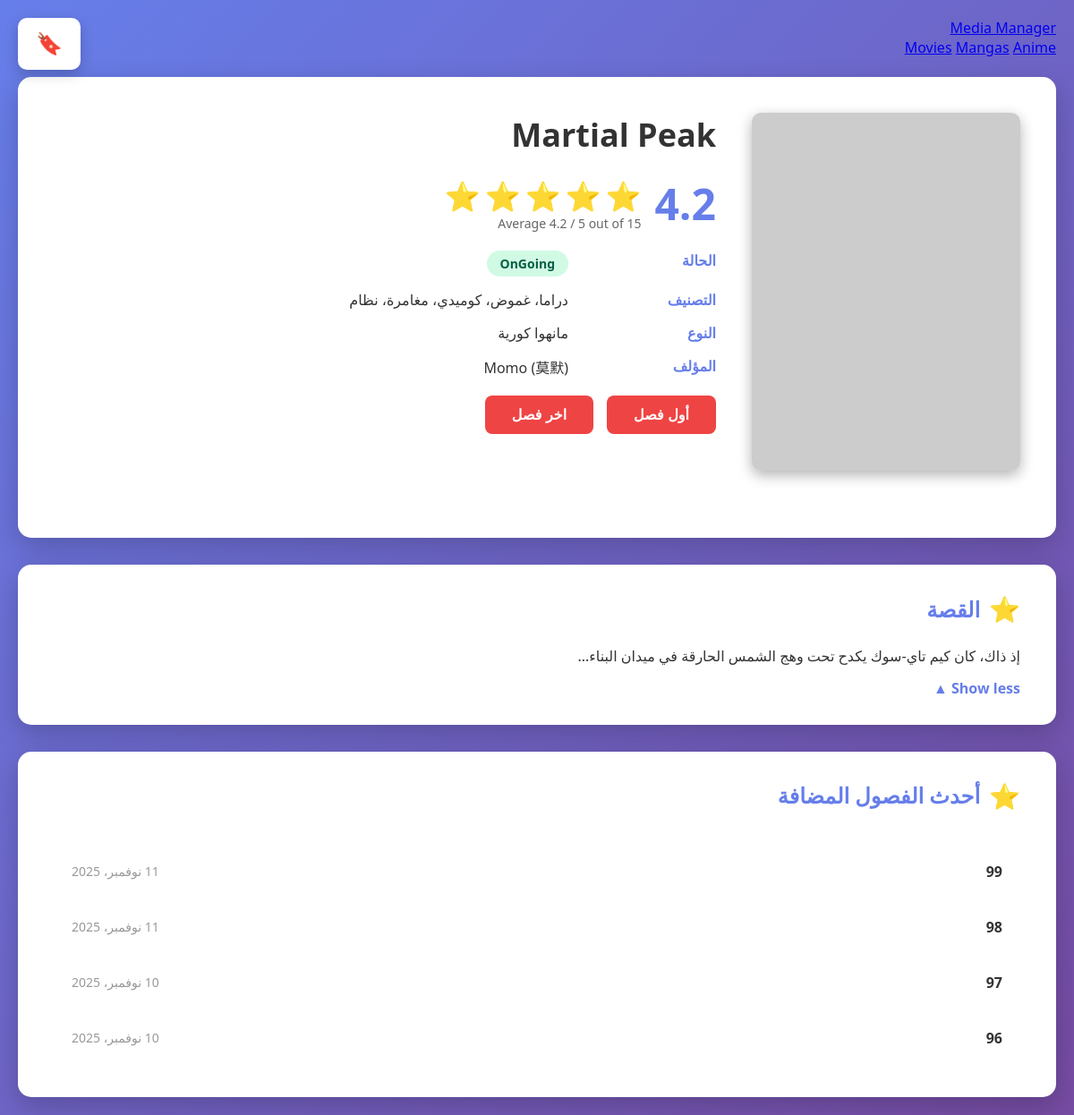
The page /mangas/detail/1 on the database its author committed.
### app/models.py (models this page shows, shortened)
class Manga(db.Model):
    __tablename__ = 'mangas'
    id = db.Column(db.Integer, primary_key=True)
    title = db.Column(db.String(200), nullable=False)
    year = db.Column(db.Integer, nullable=True)
    author = db.Column(db.String(100), nullable=True)
    volumes = db.Column(db.Integer, nullable=True)
    status = db.Column(db.String(50), nullable=True)

### app/blueprints/mangas.py (the view)
@mangas_bp.route('/detail/<int:id>')
def manga_detail(id):
    manga = Manga.query.get_or_404(id)
    chapters = [
        {'id': 99, 'title': '99', 'date': '11 نوفمبر، 2025'},
        {'id': 98, 'title': '98', 'date': '11 نوفمبر، 2025'},
        {'id': 97, 'title': '97', 'date': '10 نوفمبر، 2025'},
        {'id': 96, 'title': '96', 'date': '10 نوفمبر، 2025'},
    ]
    manga_data = {
        'id': manga.id,
        'title': manga.title,
        'rating': manga.rating if hasattr(manga, 'rating') else '4.2',
        'status': manga.status if hasattr(manga, 'status') else 'OnGoing',
        'genres': 'دراما، غموض، كوميدي، مغامرة، نظام',
        'type': 'مانهوا كورية',
        'author': manga.author if manga.author else 'غير معروف',
        'description': 'إذ ذاك، كان كيم تاي-سوك يكدح تحت وهج الشمس الحارقة في ميدان البناء...',
        'image': 'https://via.placeholder.com/300x400?text=' + manga.title
    }
    return render_template('manga_detail.html', manga=manga_data, chapters=chapters)

### app/templates/manga_detail.html (shortened to what this page needs)
<!DOCTYPE html>
<html lang="ar" dir="rtl">
<head>
</head>
<body>
    <nav class="bg-white shadow-md mb-8">
        <div class="container mx-auto px-4 py-4">
            <div class="flex items-center justify-between">
                <a href="/" class="text-2xl font-bold text-gray-800 hover:text-blue-600">Media Manager</a>
                <div class="flex space-x-4">
                    <a href="/movies" class="text-gray-600 hover:text-blue-600 font-medium">Movies</a>
                    <a href="/mangas" class="text-gray-600 hover:text-blue-600 font-medium">Mangas</a>
                    <a href="/anime" class="text-gray-600 hover:text-blue-600 font-medium">Anime</a>
                </div>
            </div>
        </div>
    </nav>
    <br>
    <button class="bookmark-btn" onclick="toggleBookmark()">🔖</button>
    <div class="container">
        <div class="manga-header">
            <div class="manga-top">
                <div class="manga-poster">
                    <img src="{{ 'https://placehold.co/300x400' }}" alt="{{ manga.title }}">
                </div>
                <div class="manga-info">
                    <h1 class="manga-title">{{ manga.title }}</h1>
                    <div class="rating-section">
                        <div class="rating-score">{{ manga.rating or '4.2' }}</div>
                        <div>
                            <div class="stars">
                                {% set rating = manga.rating|float if manga.rating else 4.2 %}
                                {% for i in range(5) %}
                                    {% if i < rating|int %}
                                        <span class="star">⭐</span>
                                    {% elif i < rating %}
                                        <span class="star">⭐</span>
                                    {% else %}
                                        <span class="star" style="opacity: 0.3;">⭐</span>
                                    {% endif %}
                                {% endfor %}
                            </div>
                            <div class="rating-details">Average {{ manga.rating or '4.2' }} / 5 out of 15</div>
                        </div>
                    </div>
                    <div class="info-grid">
                        <div class="info-label">الحالة</div>
                        <div class="info-value">
                            <span class="status-badge {{ 'status-ongoing' if manga.status == 'مستمر' else 'status-completed' }}">
                                {{ manga.status or 'OnGoing' }}
                            </span>
                        </div>
                        <div class="info-label">التصنيف</div>
                        <div class="info-value">{{ manga.genres or 'دراما، غموض، كوميدي، مغامرة، نظام' }}</div>
                        <div class="info-label">النوع</div>
                        <div class="info-value">{{ manga.type or 'مانهوا كورية' }}</div>
                        <div class="info-label">المؤلف</div>
                        <div class="info-value">{{ manga.author or 'غير معروف' }}</div>
                    </div>
                    <div class="action-buttons">
                        <button class="btn btn-primary" onclick="readFirst()">أول فصل</button>
                        <button class="btn btn-primary" onclick="readLast()">اخر فصل</button>
                    </div>
                </div>
            </div>
        </div>
        <div class="story-section">
            <h2 class="section-title">القصة</h2>
            <div class="story-content" id="storyContent">
                {{ manga.description or 'إذ ذاك، كان كيم تاي-سوك يكدح تحت وهج الشمس الحارقة في ميدان البناء، إذ أنه لم يحتبازه مرحلة تدفق الوثائق لشركة إيل سيونج العظيمة. وفي تلك اللحظة نفسها، نبرت على مقربة منه لوحة تحتل عليها الحروف عبارة تقول: "لقد وُلحت مسار البرنامج التعليمي ليصبح موظفاً ذائقاً. هل ترغب بالمتابعة؟" راهَق كيم تاي-سوك في كفاحه ليصير أسطورة الموظفين المتكاملين في معاملته الشنقة داخل دهاليز الشركات على موقع تبم اكسر!' }}
            </div>
            <span class="show-more" onclick="toggleStory()">Show less ▲</span>
        </div>
        <div class="chapters-section">
            <div class="chapters-header">
                <h2 class="section-title">أحدث الفصول المضافة</h2>
            </div>
            {% if chapters %}
                {% for chapter in chapters %}
                <div class="chapter-item" onclick="readChapter('{{ chapter.id }}')">
                    <div class="chapter-title">{{ chapter.title }}</div>
                    <div class="chapter-date">{{ chapter.date }}</div>
                </div>
                {% endfor %}
            {% endif %}
        </div>
    </div>
</body>
</html>

### app/templates/manga_detail.html (style rules this page uses)
* { margin: 0; padding: 0; box-sizing: border-box; }
body { font-family: 'Segoe UI', Tahoma, Geneva, Verdana, sans-serif; background: linear-gradient(135deg, #667eea 0%, #764ba2 100%); min-height: 100vh; padding: 20px; }
.container { max-width: 1200px; margin: 0 auto; }
.manga-header { background: white; border-radius: 15px; padding: 40px; box-shadow: 0 10px 30px rgba(0,0,0,0.2); margin-bottom: 30px; }
.manga-top { display: flex; gap: 40px; margin-bottom: 30px; }
.manga-poster { flex-shrink: 0; }
.manga-poster img { width: 300px; height: 400px; object-fit: cover; border-radius: 10px; box-shadow: 0 5px 15px rgba(0,0,0,0.3); }
.manga-info { flex: 1; }
.manga-title { font-size: 36px; font-weight: bold; color: #333; margin-bottom: 20px; }
.rating-section { display: flex; align-items: center; gap: 15px; margin-bottom: 20px; }
.rating-score { font-size: 48px; font-weight: bold; color: #667eea; }
.stars { display: flex; gap: 5px; }
.star { color: #ffd700; font-size: 32px; }
.rating-details { font-size: 14px; color: #666; }
.info-grid { display: grid; grid-template-columns: 150px 1fr; gap: 15px; margin-bottom: 20px; }
.info-label { font-weight: bold; color: #667eea; }
.info-value { color: #333; }
.status-badge { display: inline-block; padding: 5px 15px; border-radius: 20px; font-size: 14px; font-weight: bold; }
.status-completed { background: #d1fae5; color: #065f46; }
.action-buttons { display: flex; gap: 15px; margin-top: 20px; }
.btn { padding: 12px 30px; border: none; border-radius: 8px; font-size: 16px; font-weight: bold; cursor: pointer; transition: all 0.3s; }
.btn-primary { background: #ef4444; color: white; }
.story-section { background: white; border-radius: 15px; padding: 30px 40px; box-shadow: 0 10px 30px rgba(0,0,0,0.2); margin-bottom: 30px; }
.section-title { font-size: 24px; font-weight: bold; color: #667eea; margin-bottom: 20px; display: flex; align-items: center; gap: 10px; }
.section-title::before { content: '⭐'; font-size: 28px; }
.story-content { color: #333; line-height: 1.8; font-size: 16px; }
.show-more { color: #667eea; cursor: pointer; font-weight: bold; margin-top: 10px; display: inline-block; }
.chapters-section { background: white; border-radius: 15px; padding: 30px 40px; box-shadow: 0 10px 30px rgba(0,0,0,0.2); }
.chapters-header { display: flex; justify-content: space-between; align-items: center; margin-bottom: 20px; }
.chapter-item { display: flex; justify-content: space-between; align-items: center; padding: 15px 20px; border-radius: 8px; margin-bottom: 10px; transition: all 0.3s; cursor: pointer; }
.chapter-title { font-weight: 600; color: #333; }
.chapter-date { color: #999; font-size: 14px; }
.bookmark-btn { position: fixed; top: 20px; left: 20px; background: white; border: none; padding: 15px 20px; border-radius: 10px; cursor: pointer; box-shadow: 0 5px 15px rgba(0,0,0,0.2); font-size: 24px; transition: all 0.3s; }

### rows shown on the page
Manga: title "Martial Peak", status "OnGoing", author "Momo (莫默)"

### other values the page prints
{{ manga.rating or '4.2' }} "4.2"
{{ manga.genres or 'دراما، غموض، كوميدي، مغامرة، نظام' }} "دراما، غموض، كوميدي، مغامرة، نظام"
{{ manga.type or 'مانهوا كورية' }} "مانهوا كورية"
{{ chapter.title }} "99" "98" "97" "96"
{{ chapter.date }} "11 نوفمبر، 2025" "11 نوفمبر، 2025" "10 نوفمبر، 2025" "10 نوفمبر، 2025"
